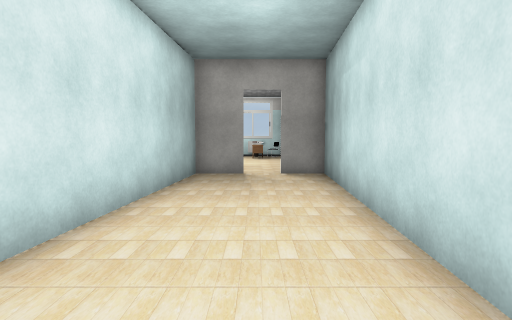
view 1 (above)

14 first-person views from a walk through a scene from a Unity 3-D project. The camera is 1.2 m above the floor, tilts 4° down and sees 75° across. Doors are open. The floor is counted in squares, 1 m on a side. Each view is taken from the middle of a square. On the plan, view 1 faces up. The plan holds only what a view shows up to about 14 squares ahead; the rest is blank. The place goes on beyond the plan. Flat ground stands in for the terrain. The player is left out. Some surface patterns are stand-ins.

view 2
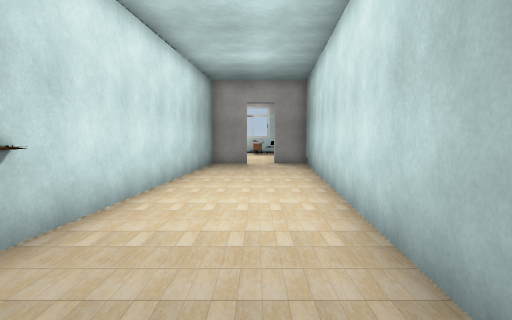

view 3
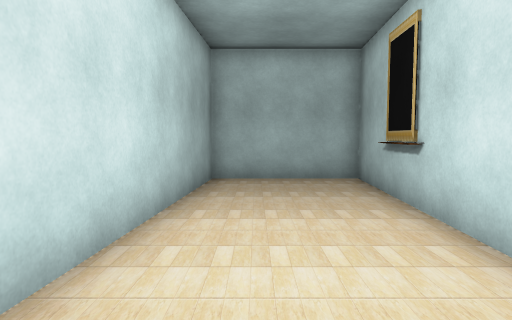

view 4
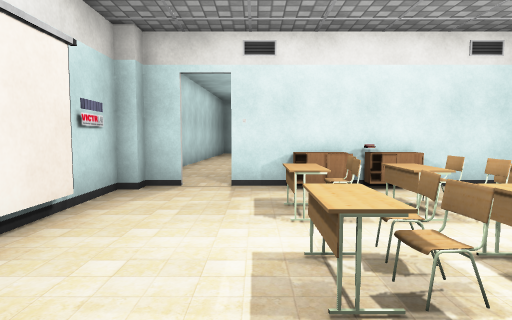

view 5
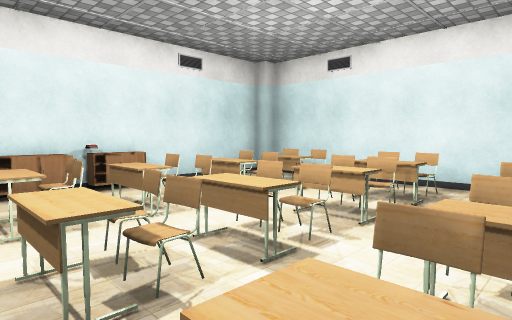

view 6
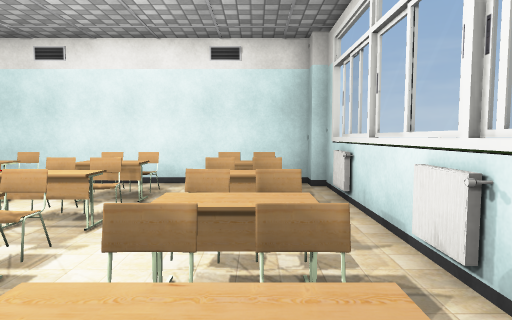

view 7
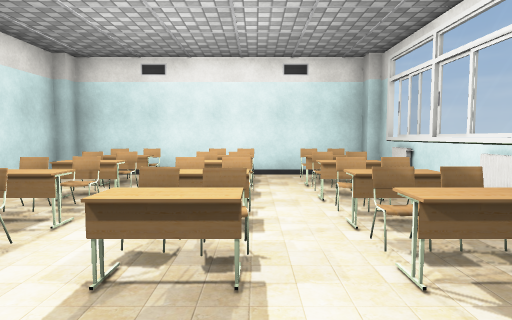

view 8
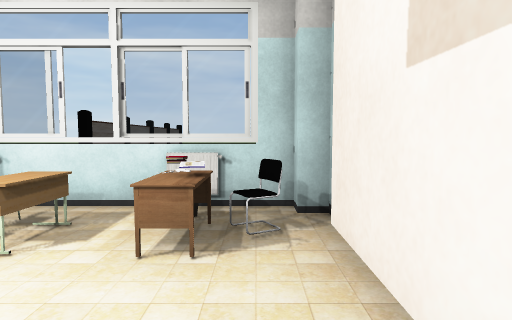

view 9
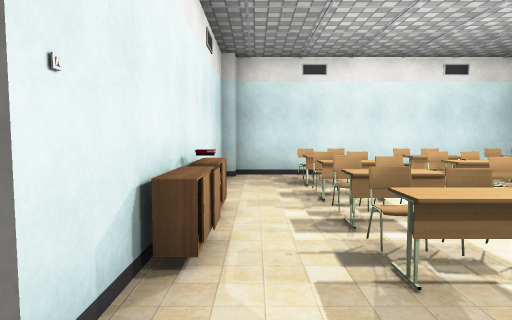

view 10
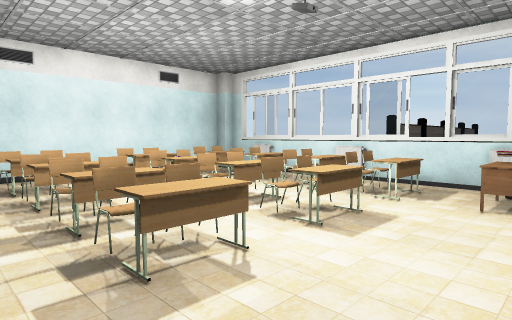

view 11
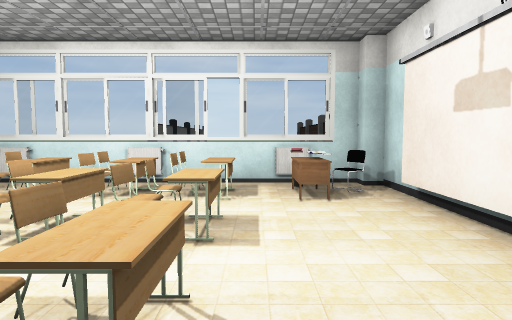

view 12
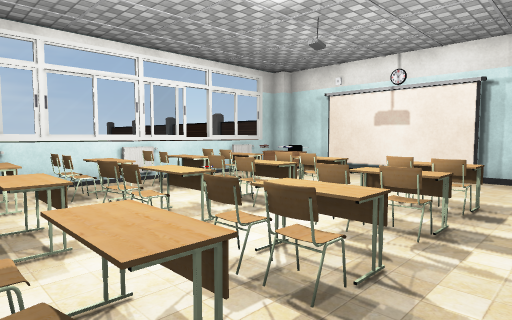

view 13
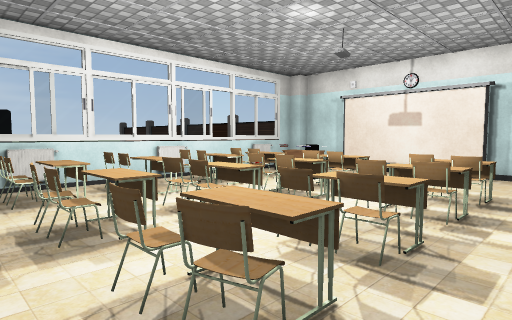

view 14
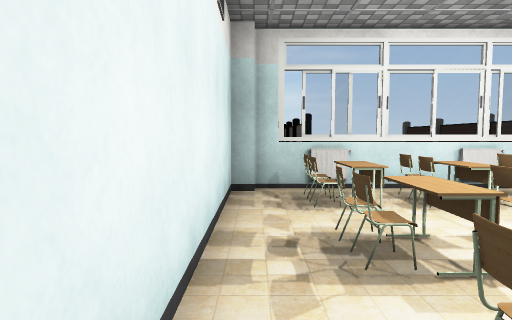

### Floor plan
Ten units are one square. View 1 is at (0, 0); x grows to the right and y downward. Boxes are objects, and circles mark ways between rooms. Rooms are numbered by the first view taken in them; rooms with no view inside come last. Other rooms are left out.
<svg viewBox="-100 -220 127 270">
<path fill="none" stroke="#000" d="M-20 -105 -29 45 13 45 22 -108 7 -108M-34 -110 -24 -110M17 -139 17 -184M22 -165 22 -202M7 -110 17 -110 17 -115M-90 -110 -46 -110M17 -202 17 -207 -90 -207 -90 -202 -95 -202 -95 -115 -90 -115M22 -115 22 -150"/>
<rect x="-85" y="-145" width="10" height="10" fill="#bbb"><title>chair</title></rect>
<rect x="-85" y="-165" width="10" height="10" fill="#bbb"><title>chair</title></rect>
<rect x="-85" y="-175" width="10" height="10" fill="#bbb"><title>chair</title></rect>
<rect x="-85" y="-195" width="10" height="10" fill="#bbb"><title>chair</title></rect>
<rect x="-75" y="-145" width="10" height="20" fill="#bbb"><title>table</title></rect>
<rect x="-75" y="-175" width="10" height="20" fill="#bbb"><title>table</title></rect>
<rect x="-75" y="-195" width="10" height="20" fill="#bbb"><title>table</title></rect>
<rect x="-65" y="-135" width="10" height="10" fill="#bbb"><title>chair</title></rect>
<rect x="-65" y="-145" width="10" height="10" fill="#bbb"><title>chair</title></rect>
<rect x="-65" y="-165" width="10" height="10" fill="#bbb"><title>chair</title></rect>
<rect x="-65" y="-175" width="10" height="10" fill="#bbb"><title>chair</title></rect>
<rect x="-65" y="-195" width="10" height="10" fill="#bbb"><title>chair</title></rect>
<rect x="-55" y="-135" width="10" height="10" fill="#bbb"><title>table</title></rect>
<rect x="-55" y="-145" width="20" height="10" fill="#bbb"><title>chair</title></rect>
<rect x="-55" y="-175" width="10" height="20" fill="#bbb"><title>table</title></rect>
<rect x="-55" y="-195" width="10" height="20" fill="#bbb"><title>table</title></rect>
<rect x="-45" y="-125" width="10" height="10" fill="#bbb"><title>other object</title></rect>
<rect x="-45" y="-135" width="10" height="10" fill="#bbb"><title>chair</title></rect>
<rect x="-45" y="-165" width="10" height="10" fill="#bbb"><title>chair</title></rect>
<rect x="-45" y="-175" width="10" height="10" fill="#bbb"><title>chair</title></rect>
<rect x="-45" y="-185" width="20" height="10" fill="#bbb"><title>table</title></rect>
<rect x="-45" y="-195" width="10" height="10" fill="#bbb"><title>chair</title></rect>
<rect x="-45" y="-215" width="10" height="10" fill="#bbb"><title>radiator</title></rect>
<rect x="-35" y="-135" width="10" height="10" fill="#bbb"><title>chair</title></rect>
<rect x="-35" y="-145" width="10" height="10" fill="#bbb"><title>table</title></rect>
<rect x="-35" y="-165" width="10" height="10" fill="#bbb"><title>chair</title></rect>
<rect x="-35" y="-175" width="10" height="10" fill="#bbb"><title>table</title></rect>
<rect x="-35" y="-195" width="10" height="10" fill="#bbb"><title>chair</title></rect>
<rect x="-25" y="-115" width="10" height="10" fill="#bbb"><title>cabinet</title></rect>
<rect x="-25" y="-135" width="10" height="10" fill="#bbb"><title>table</title></rect>
<rect x="-25" y="-145" width="10" height="10" fill="#bbb"><title>chair</title></rect>
<rect x="-25" y="-165" width="10" height="10" fill="#bbb"><title>table</title></rect>
<rect x="-25" y="-195" width="10" height="20" fill="#bbb"><title>table</title></rect>
<rect x="-15" y="-115" width="10" height="10" fill="#bbb"><title>other object</title></rect>
<rect x="-5" y="-185" width="10" height="10" fill="#bbb"><title>table</title></rect>
<rect x="-5" y="-195" width="10" height="10" fill="#bbb"><title>other object</title></rect>
<rect x="-5" y="-205" width="10" height="10" fill="#bbb"><title>other object</title></rect>
<rect x="-5" y="-215" width="10" height="10" fill="#bbb"><title>radiator</title></rect>
<rect x="5" y="-195" width="10" height="10" fill="#bbb"><title>chair</title></rect>
<circle cx="-5" cy="-110" r="3" fill="#2a7"/>
<circle cx="10" cy="-105" r="3" fill="#2a7"/>
<text x="0" y="-20">1</text>
<text x="-40" y="-160">2</text>
</svg>
Room 1 opens to room 2.

Where each view was taken, in squares from view 1:
view 1: 0 up, 0 right, facing up
view 2: 4 down, 0 right, facing up
view 3: 5 up, 0 right, facing down
view 4: 19 up, 1 left, facing down
view 5: 19 up, 1 left, facing down-left
view 6: 19 up, 1 left, facing left
view 7: 17 up, 1 right, facing left
view 8: 15 up, 1 right, facing up
view 9: 12 up, 1 right, facing left
view 10: 12 up, 1 right, facing up-left
view 11: 12 up, 1 left, facing up
view 12: 12 up, 8 left, facing up-right
view 13: 12 up, 9 left, facing up-right
view 14: 13 up, 9 left, facing up
